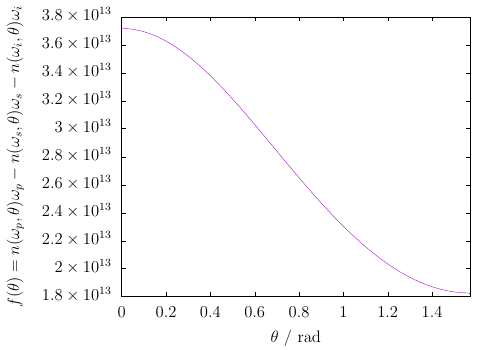

The gnuplot source for this figure:
set term epslatex standalone 12
set sample 1000
set xlabel '$\theta$ / rad'
set ylabel '$f(\theta)=n(\omega_p,\theta)\omega_p-n(\omega_s,\theta)\omega_s-n(\omega_i,\theta)\omega_i$'
set xrange [0:pi / 2]
unset key
omega_p = 2 * pi * 3e8 / 800e-9
omega_THz = 2 * pi * 20e12
omega_s = (omega_p + omega_THz) / 2
omega_i = (omega_p - omega_THz) / 2
n_O(x) = sqrt(2.7405 + 0.0184 / ((2 * pi * 3e8 / x * 1e6)**2 - 0.0179) - 0.0155 * (2 * pi * 3e8 / x * 1e6)**2)
n_E(x) = sqrt(2.3730 + 0.0128 / ((2 * pi * 3e8 / x * 1e6)**2 - 0.0156) - 0.0044 * (2 * pi * 3e8 / x * 1e6)**2)
set output 'phase-matching-I-eee.tex'
plot 1 / sqrt((cos(x) / n_O(omega_p))**2 + (sin(x) / n_E(omega_p))**2) * omega_p - 1 / sqrt((cos(x) / n_O(omega_s))**2 + (sin(x) / n_E(omega_s))**2) * omega_s - 1 / sqrt((cos(x) / n_O(omega_i))**2 + (sin(x) / n_E(omega_i))**2) * omega_i
set output